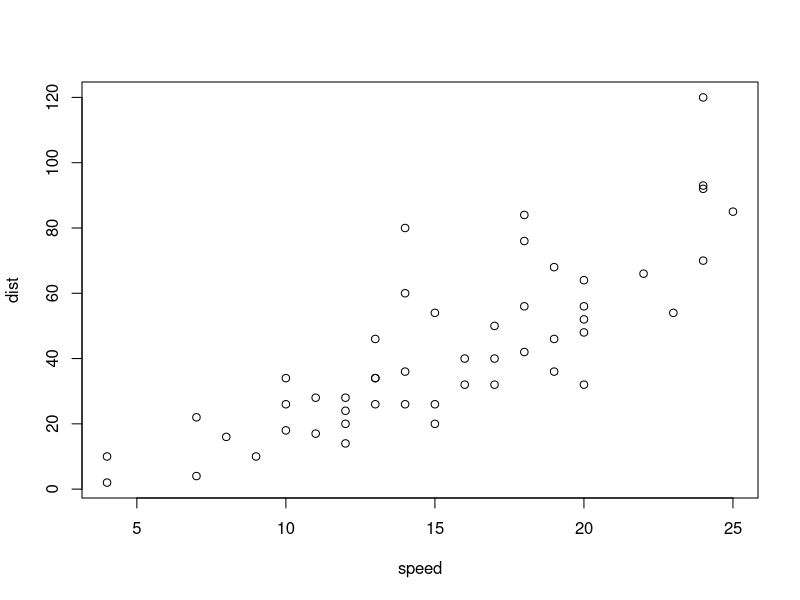
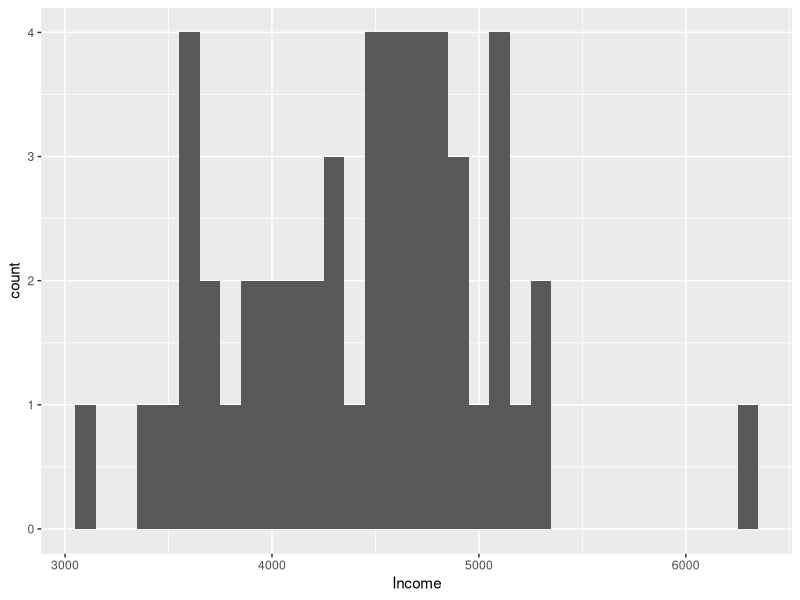
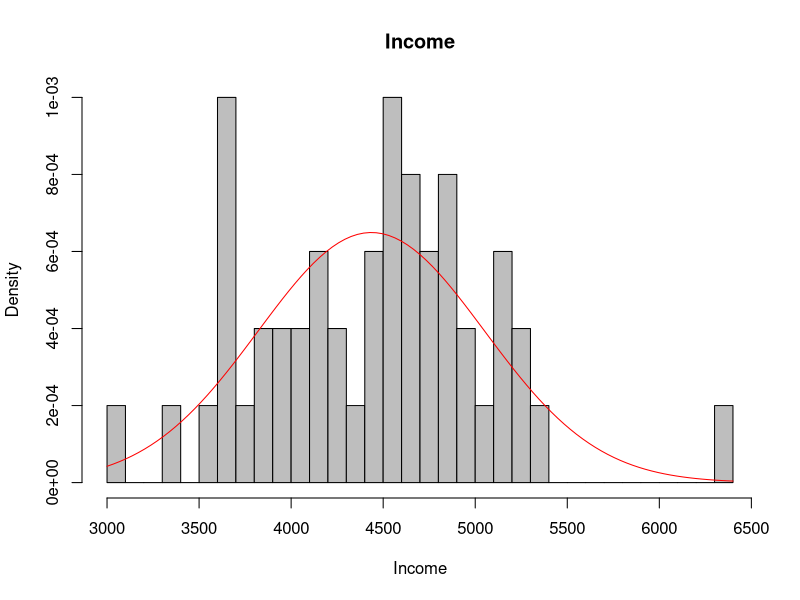
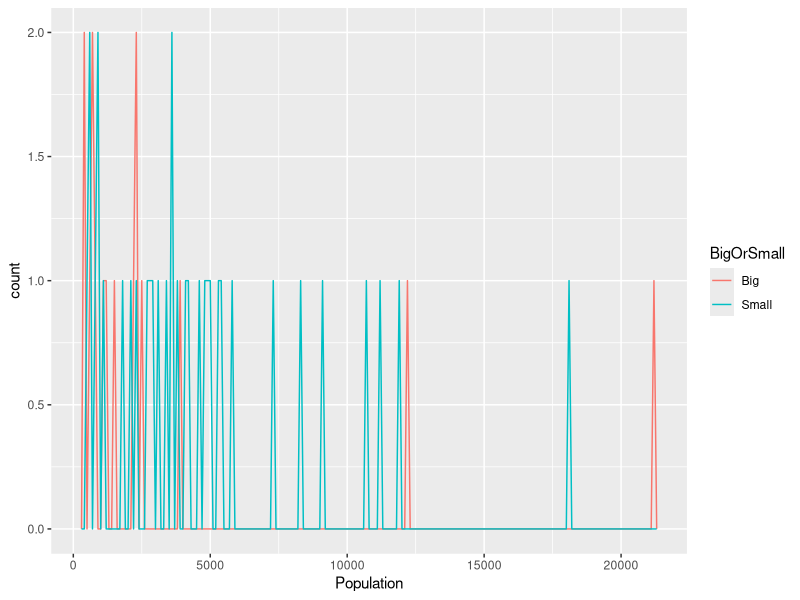
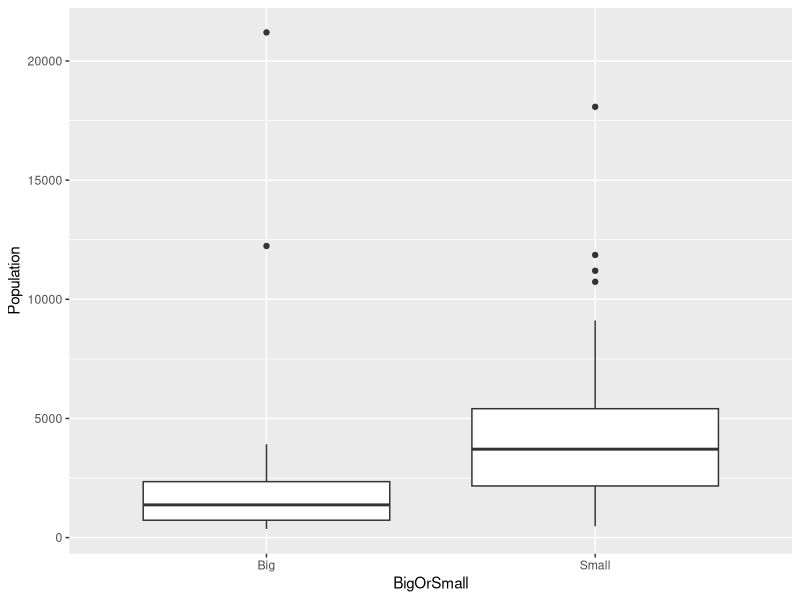
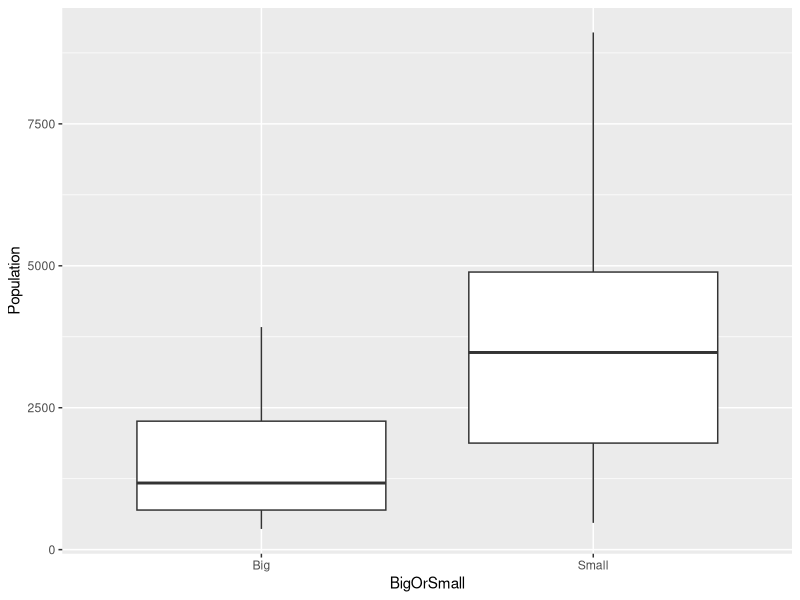
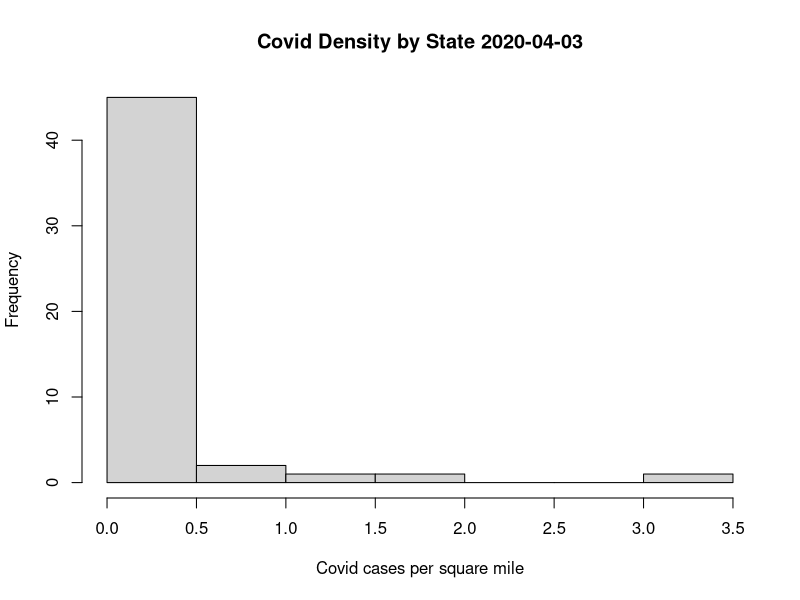
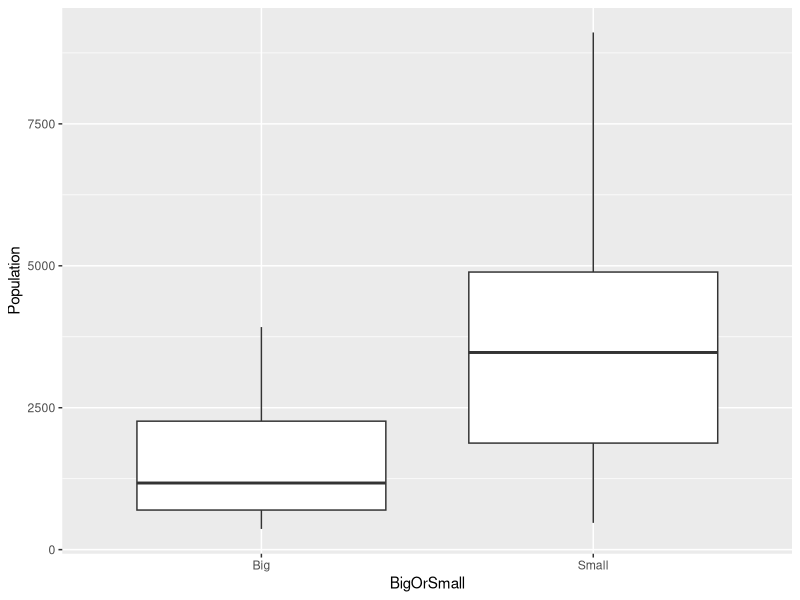

Source code (R) for these figures, in order:
## ---- chunk 1
plot(cars)
## ---- chunk 2
library(tidyverse)
library(ggplot2)
library(psych)
#If you don't already have these packages, please install first
if (FALSE) {
  install.packages("tidyverse")
  install.packages("ggplot2")
  install.packages("psych")
}
## ---- chunk 3
d<-as.data.frame(state.x77)
#What does each variable measure?
?state.x77
## ---- chunk 4
WithDen<-as.data.frame(d%>% mutate(Density = Population/Area))
#OR
d$Density<-d$Population/d$Area
## ---- chunk 5
## Covid Cases by State, 2020-04-03.  CDC website.
covid.x2020 <- read.csv("../data/covidCases.csv", header=FALSE)

stat.covid <- data.frame(state.x77,Covid=covid.x2020[[2]], region=state.region)

## ---- chunk 6
mean(d$Income)
median(d$Income)
sd(d$Income)
skew(d$Income)
kurtosi(d$Income)
describe(d$Income)
## ---- chunk 7
describe(stat.covid$Covid)
stat.covid %>% mutate(CovidDensity = Covid/Area) -> covid1
png("covidCases.png")
hist(covid1$CovidDensity, main="Covid Density by State 2020-04-03",xlab="Covid cases per square mile" )
dev.off()
## ---- chunk 8
Wealthy <- d %>% 
  filter(Income > 4435.8)
NotWealthy <- d %>% 
  filter(Income < 4435.8)
describe(NotWealthy)
## ---- chunk 9
ggplot(data = d) +
  geom_histogram(mapping = aes(x = Income), binwidth = 100) 

#OR

hist(d$Income,breaks = 30,main = "Income", freq=FALSE, col="gray", xlab="Income")
curve(dnorm(x, mean=mean(d$Income), sd=sd(d$Income)), add=TRUE, col="red")
## ---- chunk 10
mean(d$Area)
d$BigOrSmall<-ifelse(d$Area>=70735.08,"Big","Small")
  #Histogram of population based on geographically big vs small state
ggplot(data = d, mapping = aes(x = Population)) + 
  geom_freqpoly(mapping = aes(colour = BigOrSmall), binwidth = 100)
## ---- chunk 11
ggplot(data = d, mapping = aes(x = BigOrSmall, y = Population)) +
  geom_boxplot()
## ---- chunk 12
NoOutliers<-d
NoOutliers$Population[NoOutliers$Population > 10000] <-NA
## ---- chunk 13
ggplot(data = NoOutliers, mapping = aes(x = BigOrSmall, y = Population)) +
  geom_boxplot()
## ---- chunk 14
#png file
png("boxplot.png", width = 350, height = 350) 
ggplot(data = NoOutliers, mapping = aes(x = BigOrSmall, y = Population)) +
  geom_boxplot()
dev.off()
## ---- chunk 15
pdf("boxplot.pdf") 
ggplot(data = NoOutliers, mapping = aes(x = BigOrSmall, y = Population)) +
  geom_boxplot()
dev.off()
## ---- chunk 16
getwd()
list.files()
